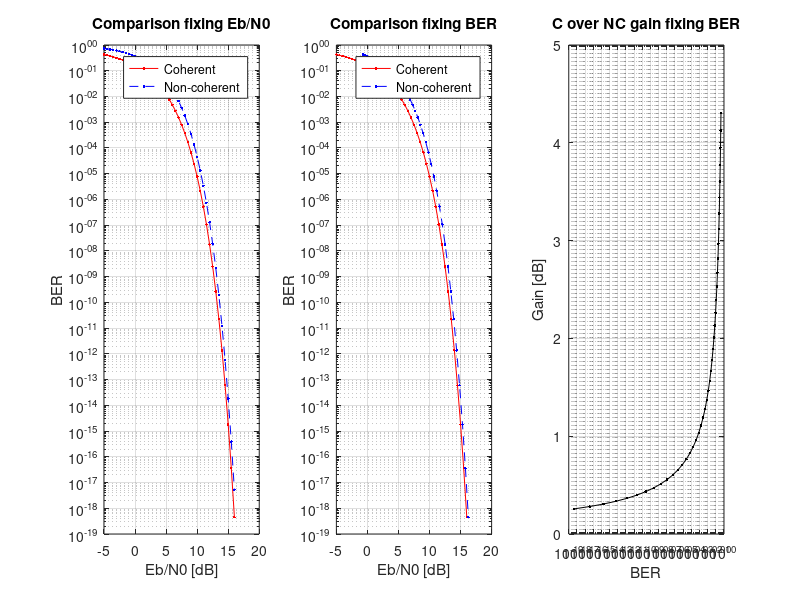

Write the MATLAB code that produced this figure.

%%%  THEORETICAL COHERENT VS NON-COHERENT FSK PROBABILITY OF ERROR OVER AWGN CHANNEL %%%

close all; clearvars; clc

M = 4;                                                              % Modulation order
EbN0 = -5:0.5:16;                                                   % Eb/N0 range [dB]

% Pe_CFSK = M/2*erfc(sqrt(10.^(EbN0/10)*log2(M)));                    % BER for coherent FSK demodulation from Sklar's formulas 4.107 and 4.112 [DO NOT USE]
Pe_CFSK = 1/2*(M/2)*erfc(sqrt(10.^(EbN0/10)*log2(M)/2));            % BER for coherent FSK demodulation [MODIFIED: since "erfc" definition is different between Sklar and Matlab!])
Pe_NCFSK = M/4*exp(-10.^(EbN0/10)*log2(M)/2);                       % BER for non-coherent FSK demodulation (see Sklar's Eq. 4.96)
EbN0_C2NC = 10*log10(-2/log2(M)*log(4/M*Pe_CFSK));                  % Equivalent non-coherent Eb/N0 values in correspondance of coherent BER estimate

figure('Name',sprintf('FSK PERFORMANCE : M=%d',M),'NumberTitle','off')
subplot(1,3,1); box on
semilogy(EbN0,Pe_CFSK,'r.-')
hold on
semilogy(EbN0,Pe_NCFSK,'b.--')
legend('Coherent','Non-coherent')
xlabel('Eb/N0 [dB]'); ylabel('BER')
title('Comparison fixing Eb/N0')
grid on; hold off

subplot(1,3,2); box on
semilogy(EbN0,Pe_CFSK,'r.-')
hold on
semilogy(EbN0_C2NC,Pe_CFSK,'b.--')
legend('Coherent','Non-coherent')
xlabel('Eb/N0 [dB]'); ylabel('BER')
title('Comparison fixing BER')
grid on; hold off

subplot(1,3,3)
semilogx(Pe_CFSK,EbN0_C2NC-EbN0,'k.-')
xlabel('BER'); ylabel('Gain [dB]')
title('C over NC gain fixing BER')
grid on
